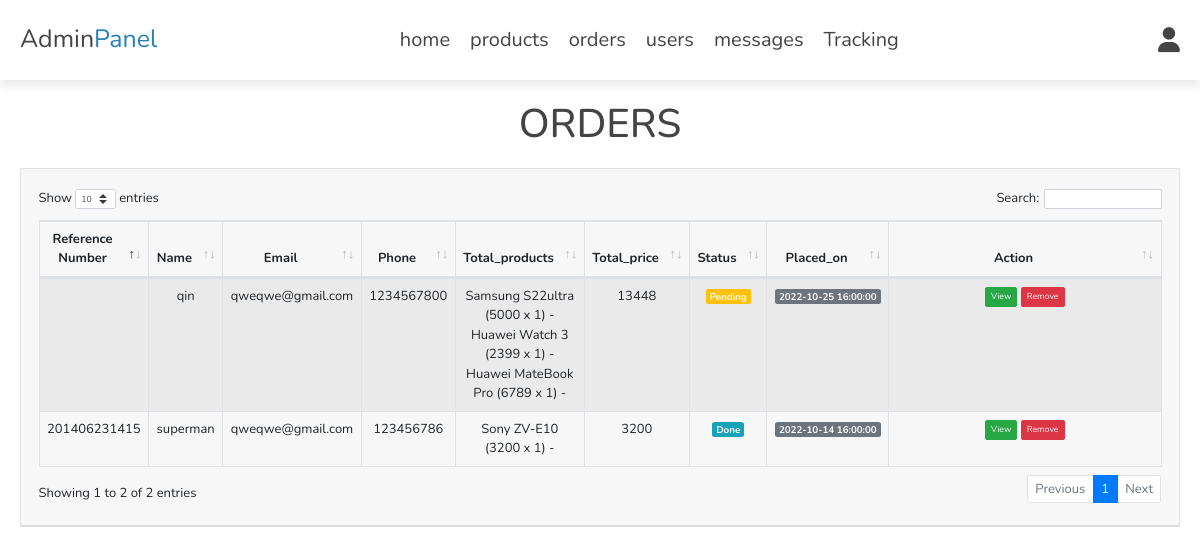
The app's page /admin/orders.php (signed in) with its own data.
### tables this page shows
CREATE TABLE `orders` (
  `id` int(100) NOT NULL,
  `reference_number` varchar(100) NOT NULL,
  `user_id` int(100) NOT NULL,
  `name` varchar(20) NOT NULL,
  `number` varchar(10) NOT NULL,
  `email` varchar(50) NOT NULL,
  `method` varchar(50) NOT NULL,
  `address` varchar(500) NOT NULL,
  `total_products` varchar(1000) NOT NULL,
  `total_price` int(100) NOT NULL,
  `placed_on` timestamp NOT NULL DEFAULT current_timestamp(),
  `status` varchar(20) NOT NULL DEFAULT 'pending'
);

### admin/orders.php (the view, shortened to what this page needs)
<?php
include '../components/connect.php';
?>
<!DOCTYPE html>
<html lang="en">
<head>
   <link rel="stylesheet" href="https://cdnjs.cloudflare.com/ajax/libs/font-awesome/6.1.1/css/all.min.css">
   <link rel="stylesheet" href="../css/admin_style.css">
   <link rel="stylesheet" href="assets/dataTables.bootstrap4.min.css">
   <link rel="stylesheet" href="assets/bootstrap.min.css">
</head>
<body>
<?php include '../components/admin_header.php'; ?>
<section class="table-product" >
<h1 class="heading">Orders</h1>
<div class="card " style="width: 100%;">
        <div class="card-header">
        <div class="card-body pr-2 pl-2">
          <table id="example" class="table table-striped table-bordered" style="width:100%">
                  <thead>
                    <tr>
                      <th class="text-center">Reference Number</th>
                      <th  class="text-center">Name</th>
                      <th  class="text-center">Email</th>
                      <th  class="text-center">Phone</th>
                      <th  class="text-center">Total_products</th>
                      <th  class="text-center">Total_price</th>
                      <th  class="text-center">Status</th>
                      <th  class="text-center">Placed_on</th>
                      <th  width='25%' class="text-center">Action</th>
                    </tr>
                  </thead>
                  <tbody>
                  <?php
                     $select_orders = $conn->prepare("SELECT * FROM `orders`");
                     $select_orders->execute();
                     if($select_orders->rowCount() > 0){
                        while($fetch_orders = $select_orders->fetch(PDO::FETCH_ASSOC)){
                  ?>
                  <tr class="text-center">
                    <td><?php echo $fetch_orders['reference_number'];?></td>
                    <td><?php echo $fetch_orders['name'];?></td>
                    <td><?php echo $fetch_orders['email']; ?></td>
                    <td><?php echo $fetch_orders['number']; ?></td>
                    <td><?php echo $fetch_orders['total_products']; ?></td>
                    <td><?php echo $fetch_orders['total_price']; ?></td>
                    <td><?php if($fetch_orders['status'] == '1'){ echo '<span class="badge badge-lg badge-info text-white">Done</span>'; }else{ echo '<span class="badge badge-lg badge-warning text-white">Pending</span>'; }; ?> </td>
                    <td><span class="badge badge-lg badge-secondary text-white"><?php echo  $fetch_orders['placed_on'];  ?></span></td>
                    <td>
                    <a class="btn btn-success btn-sm" href="view_order.php?id=<?php echo $fetch_orders['id'];?>">View</a>
                     <a onclick="return confirm('Are you sure To Delete ? The orders information will also be delete!')" class="btn btn-danger btn-sm " href="orders.php?delete=<?= $fetch_orders['id']; ?>">Remove</a>
                    </td>
                  <?php }?>
                  <?php }else{
                     echo '<p class="empty">no orders placed yet!</p>';
                  }?>
                  </tr>
                  </tbody>
          </table>
        </div>
        </div>
</div>
</section>
</body>
</html>

### css/admin_style.css (style rules this page uses)
:root { --main-color:#2980b9; --orange:#f39c12; --red:#e74c3c; --black:#444; --white:#fff; --light-color:#777; --light-bg:#f5f5f5; --border:.2rem solid var(--black); --box-shadow:0 .5rem 1rem rgba(0,0,0,.1); }
* { font-family: 'Nunito', sans-serif; margin:0; padding:0; box-sizing: border-box; outline: none; border:none; text-decoration: none; }
html { font-size: 62.5%; overflow-x: hidden; }
body { background-color: var(--light-bg); }
section { padding:2rem; max-width: 1200px; margin:0 auto; }
.heading { font-size: 4rem; color:var(--black); margin-bottom: 2rem; text-align: center; text-transform: uppercase; }
.table-product { font-size: 1.3rem; }

### records on screen
orders: reference_number "201406231415", name "superman", email "qweqwe@gmail.com", number "123456786", total_products "Sony ZV-E10 (3200 x 1) -", total_price "3200", status "Done", placed_on "2022-10-14 16:00:00"
orders: name "qin", email "qweqwe@gmail.com", number "1234567800", total_products "Samsung S22ultra (5000 x 1) - Huawei Watch 3 (2399 x 1) - Huawei MateBook Pro (6789 x 1) -", total_price "13448", status "Pending", placed_on "2022-10-25 16:00:00"
